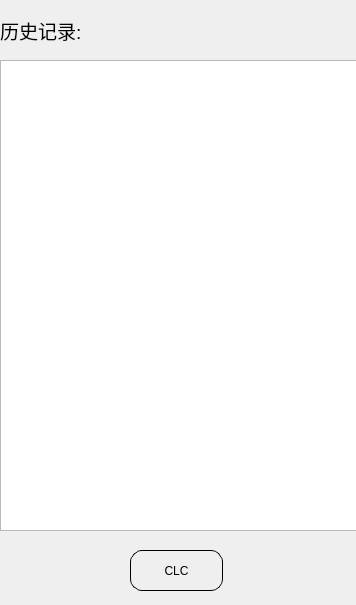
<?xml version="1.0" encoding="UTF-8"?>
<ui version="4.0">
 <class>History_Recording</class>
 <widget class="QWidget" name="History_Recording">
  <property name="geometry">
   <rect>
    <x>0</x>
    <y>0</y>
    <width>356</width>
    <height>605</height>
   </rect>
  </property>
  <property name="windowTitle">
   <string>Form</string>
  </property>
  <widget class="QLabel" name="label">
   <property name="geometry">
    <rect>
     <x>0</x>
     <y>0</y>
     <width>281</width>
     <height>61</height>
    </rect>
   </property>
   <property name="font">
    <font>
     <pointsize>14</pointsize>
    </font>
   </property>
   <property name="text">
    <string>历史记录:</string>
   </property>
  </widget>
  <widget class="QPushButton" name="CLC_Button">
   <property name="geometry">
    <rect>
     <x>130</x>
     <y>550</y>
     <width>93</width>
     <height>41</height>
    </rect>
   </property>
   <property name="styleSheet">
    <string notr="true">QPushButton#CLC_Button {
       border-radius: 12px;
       border: 1px solid #000000;
       color: #000000;
       }
        QPushButton#CLC_Button:hover{
        border-radius: 12px;
        border: 1px solid #000000; 
        background-color: qlineargradient(spread:pad,  x1:0, x2:0, y1:0, y2:1
         stop: 0 rgba(200,220,240,255),
         stop: 0.504 rgba(173,216,230,255),
         stop: 0.505 rgba(171,215,225,255),
        stop: 1 rgba(200,220,240,255));
        }

        QPushButton#CLC_Button:pressed{
         border-radius: 12px;
        background-color: qlineargradient(spread:pad,  x1:0, x2:0, y1:0, y2:1,
         stop: 0 rgba(200,220,240,255),
         stop: 0.504 rgba(230,230,230,255),
         stop: 0.505 rgba(230,230,230,255),
        stop: 1 rgba(200,220,225,255));
         border: 1px solid #000000;  

        }
</string>
   </property>
   <property name="text">
    <string>CLC</string>
   </property>
  </widget>
  <widget class="QTextBrowser" name="textBrowser">
   <property name="geometry">
    <rect>
     <x>0</x>
     <y>60</y>
     <width>361</width>
     <height>471</height>
    </rect>
   </property>
   <property name="contextMenuPolicy">
    <enum>Qt::NoContextMenu</enum>
   </property>
   <property name="layoutDirection">
    <enum>Qt::RightToLeft</enum>
   </property>
  </widget>
 </widget>
 <resources/>
 <connections/>
</ui>
